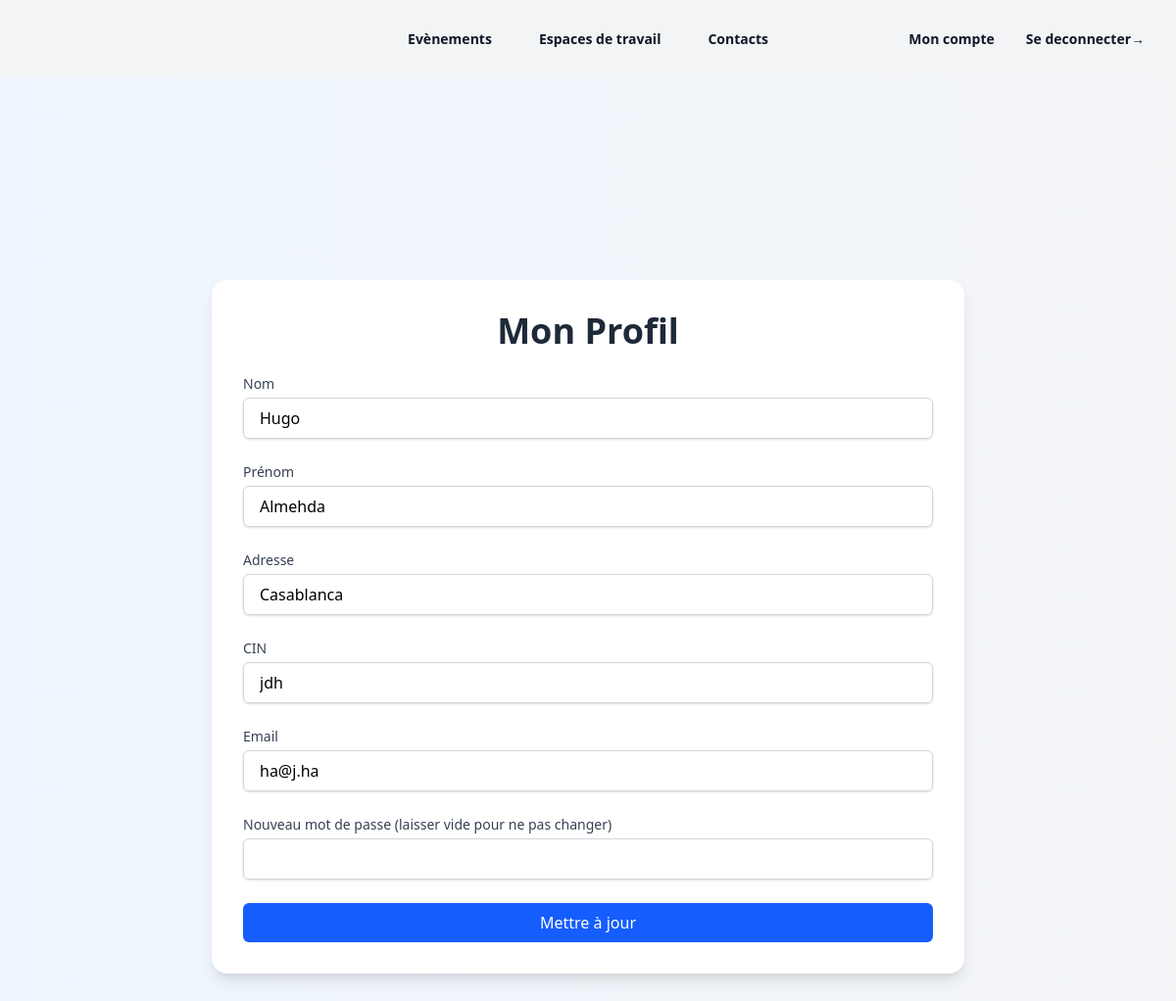
Page /Coworking/pages/mon_profil.php (signed in) on the committed database.
### tables this page shows
CREATE TABLE IF NOT EXISTS `client` (
  `id` int NOT NULL,
  `actif` tinyint(1) DEFAULT NULL,
  PRIMARY KEY (`id`)
);

CREATE TABLE IF NOT EXISTS `utilisateur` (
  `id` int NOT NULL AUTO_INCREMENT,
  `nom` varchar(255) DEFAULT NULL,
  `username` varchar(255) DEFAULT NULL,
  `prenom` varchar(255) DEFAULT NULL,
  `adresse` varchar(255) DEFAULT NULL,
  `CIN` varchar(20) DEFAULT NULL,
  `email` varchar(255) DEFAULT NULL,
  `password` varchar(255) DEFAULT NULL,
  `blocked` tinyint(1) DEFAULT '0',
  PRIMARY KEY (`id`),
  UNIQUE KEY `username` (`username`),
  UNIQUE KEY `CIN` (`CIN`),
  UNIQUE KEY `email` (`email`)
);

### Coworking/classe/Client.php (called while the page is built, shortened)
<?php
require_once 'Utilisateur.php';
class Client extends Utilisateur {
    public static function getClientByID($id) : ?Client{
        $pdo = Database::connect();
        $stmt = $pdo->prepare("SELECT u.*, c.actif FROM utilisateur u JOIN client c ON u.id = c.id WHERE c.id = ?");
        $stmt->execute([$id]);
        $data = $stmt->fetch(PDO::FETCH_ASSOC);
        if ($data) {
            $client = new Client(
                $data['nom'], $data['username'], $data['prenom'], $data['adresse'], $data['CIN'], $data['email'],
                $data['password'], $data['actif']
            );
            $client -> setId(intval($data['id']));
            return $client;
        }
        return null;
    }
    }
?>

### Coworking/classe/Utilisateur.php (called while the page is built, shortened)
<?php
class Utilisateur {
    protected $nom;
    protected $prenom;
    protected $adresse;
    protected $CIN;
    protected $email;
    public function getNom() {
        return $this->nom;
    }
    public function getPrenom() {
        return $this->prenom;
    }
    public function getAdresse() {
        return $this->adresse;
    }
    public function getCIN() {
        return $this->CIN;
    }
    public function getEmail() {
        return $this->email;
    }
    public function __construct($nom, $username, $prenom, $adresse, $CIN, $email, $password) {
        $this->nom = $nom;
        $this->prenom = $prenom;
        $this->adresse = $adresse;
        $this->CIN = $CIN;
        $this->email = $email;
    }
}
?>

### Coworking/pages/mon_profil.php (the view, shortened to what this page needs)
<?php
require_once '../classe/Client.php';
$clientId = $_SESSION['user_id'];
$client = Client::getClientByID($clientId);
include("../component/header.php");
?>
<div class="bg-gradient-to-r mx-auto from-blue-50 to-gray-100 min-h-screen flex items-center justify-center p-6">
    <div class="bg-white rounded-2xl shadow-lg w-full max-w-3xl p-8">
        <h1 class="text-4xl font-extrabold text-gray-800 mb-6 text-center">Mon Profil</h1>
        <form method="POST" class="space-y-6">
            <div>
                <label for="nom" class="block text-sm font-medium text-gray-700">Nom</label>
                <input type="text" name="nom" id="nom" value="<?= htmlspecialchars($client->getNom()) ?>"
                       class="mt-1 block w-full px-4 py-2 border border-gray-300 rounded-md shadow-sm focus:ring-blue-500 focus:border-blue-500">
            </div>
            <div>
                <label for="prenom" class="block text-sm font-medium text-gray-700">Prénom</label>
                <input type="text" name="prenom" id="prenom" value="<?= htmlspecialchars($client->getPrenom()) ?>"
                       class="mt-1 block w-full px-4 py-2 border border-gray-300 rounded-md shadow-sm focus:ring-blue-500 focus:border-blue-500">
            </div>
            <div>
                <label for="adresse" class="block text-sm font-medium text-gray-700">Adresse</label>
                <input type="text" name="adresse" id="adresse" value="<?= htmlspecialchars($client->getAdresse()) ?>"
                       class="mt-1 block w-full px-4 py-2 border border-gray-300 rounded-md shadow-sm focus:ring-blue-500 focus:border-blue-500">
            </div>
            <div>
                <label for="CIN" class="block text-sm font-medium text-gray-700">CIN</label>
                <input type="text" name="CIN" id="CIN" value="<?= htmlspecialchars($client->getCIN()) ?>"
                       class="mt-1 block w-full px-4 py-2 border border-gray-300 rounded-md shadow-sm focus:ring-blue-500 focus:border-blue-500">
            </div>
            <div>
                <label for="email" class="block text-sm font-medium text-gray-700">Email</label>
                <input type="email" name="email" id="email" value="<?= htmlspecialchars($client->getEmail()) ?>"
                       class="mt-1 block w-full px-4 py-2 border border-gray-300 rounded-md shadow-sm focus:ring-blue-500 focus:border-blue-500">
            </div>
            <div>
                <label for="password" class="block text-sm font-medium text-gray-700">Nouveau mot de passe (laisser vide pour ne pas changer)</label>
                <input type="password" name="password" id="password"
                       class="mt-1 block w-full px-4 py-2 border border-gray-300 rounded-md shadow-sm focus:ring-blue-500 focus:border-blue-500">
            </div>
            <div>
                <button type="submit" class="w-full bg-blue-600 text-white py-2 px-4 rounded-md hover:bg-blue-700 focus:outline-none focus:ring-2 focus:ring-blue-500">
                    Mettre à jour
                </button>
            </div>
        </form>
    </div>
</div>

### rows in the picture
client: nom "Hugo", prenom "Almehda", adresse "Casablanca", CIN "jdh", email "ha@j.ha"
